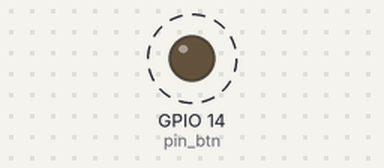
Simulated run of this program. Board: Raspberry Pi (BCM pin numbers). Parts: output pins drawn as LEDs (lit = HIGH). Dashed ring = blinking. What the program prints to the terminal is not drawn.

Above: at 0.3 s.
Timing chart, 0 to 3.0 s (numbered marks = the images above):
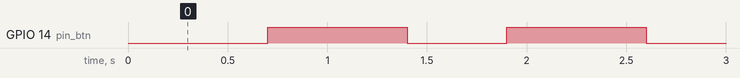

Measured:
- by itself, GPIO 14 (pin_btn): alternates HIGH for 0.70 s and LOW for 0.50 s

The program:

btn_led.py
```python
import time
import RPi.GPIO as GPIO

GPIO.setmode(GPIO.BCM)
GPIO.setwarnings(False)


pin_led = 14

pin_btn = 14

def read_btn():
    GPIO.setup(pin_btn, GPIO.IN)
    time.sleep(0.1)
    if GPIO.input(pin_btn) == GPIO.LOW:
        print('Button pressed')
        time.sleep(0.1)


def blink_led():
    GPIO.setup(pin_led, GPIO.OUT)
    GPIO.output(pin_led, GPIO.LOW)
    time.sleep(0.5)
    GPIO.output(pin_led, GPIO.HIGH)
    time.sleep(0.5)

if __name__ == '__main__':

    while True:
        try:
            read_btn()
            blink_led()
        except KeyboardInterrupt:
            print('Exiting')
            break
    # exit loop
    GPIO.cleanup()
```
